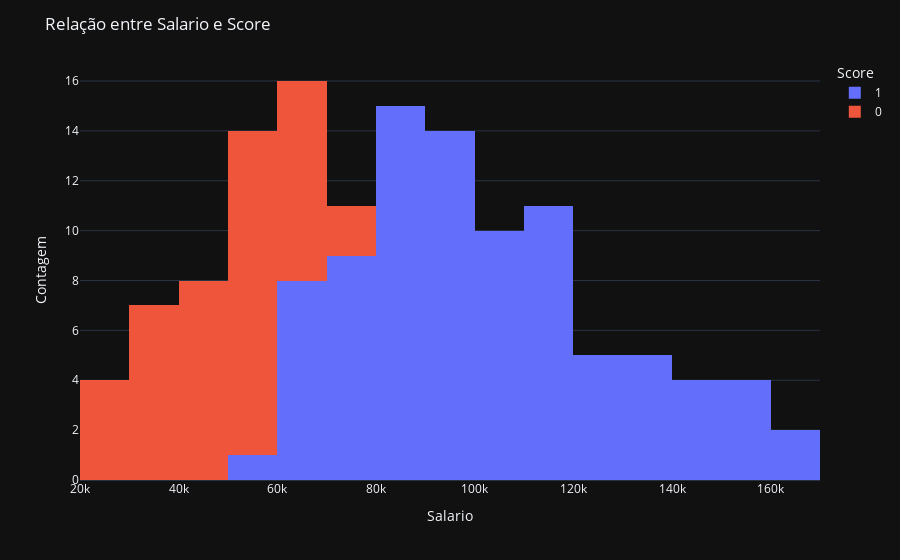

Notebook code for this chart:
### Markdown cell above
Podemos notar que a idade mais avançada reflete sim em maiores salarios

### Code cell
fig = px.histogram(df, x='Income', color='Credit Score_High', barmode='stack')

# Layout
fig.update_layout(title='Relação entre Salario e Score',
                  xaxis_title='Salario',
                  yaxis_title='Contagem',
                  legend_title='Score')
fig.show()

### Figure 1 — Plotly figure (JSON) as saved in the notebook; plotly's stock layout.template omitted (floating-point values rounded to 4 significant figures)
{"data": [{"bingroup": "x", "hovertemplate": "Credit Score_High=1<br>Income=%{x}<br>count=%{y}<extra></extra>", "legendgroup": "1", "marker": {"color": "#636efa", "pattern": {"shape": ""}}, "name": "1", "orientation": "v", "showlegend": true, "x": [50000.0, 100000.0, 75000.0, 125000.0, 100000.0, 150000.0, 80000.0, 70000.0, 115000.0, 60000.0, 75000.0, 65000.0, 105000.0, 80000.0, 130000.0, 105000.0, 155000.0, 85000.0, 110000.0, 95000.0, 140000.0, 72500.0, 100000.0, 90000.0, 130000.0, 67500.0, 92500.0, 82500.0, 122500.0, 62500.0, 87500.0, 77500.0, 112500.0, 85000.0, 117500.0, 90000.0, 142500.0, 110000.0, 160000.0, 90000.0, 115000.0, 97500.0, 145000.0, 75000.0, 105000.0, 95000.0, 135000.0, 117500.0, 90000.0, 142500.0, 115000.0, 162500.0, 95000.0, 120000.0, 102500.0, 150000.0, 77500.0, 110000.0, 97500.0, 137500.0, 67500.0, 95000.0, 87500.0, 127500.0, 62500.0, 87500.0, 77500.0, 112500.0, 85000.0, 117500.0, 90000.0, 82000.0, 95000.0, 85000.0, 105000.0, 105000.0, 80000.0, 130000.0, 105000.0, 155000.0, 85000.0, 67500.0, 92500.0, 82500.0, 122500.0, 62500.0, 87500.0, 77500.0], "xaxis": "x", "yaxis": "y", "type": "histogram"}, {"bingroup": "x", "hovertemplate": "Credit Score_High=0<br>Income=%{x}<br>count=%{y}<extra></extra>", "legendgroup": "0", "marker": {"color": "#EF553B", "pattern": {"shape": ""}}, "name": "0", "orientation": "v", "showlegend": true, "x": [40000.0, 60000.0, 25000.0, 45000.0, 55000.0, 45000.0, 65000.0, 37500.0, 57500.0, 32500.0, 52500.0, 27500.0, 47500.0, 57500.0, 60000.0, 47500.0, 67500.0, 37500.0, 57500.0, 32500.0, 52500.0, 62500.0, 50000.0, 70000.0, 37500.0, 57500.0, 32500.0, 52500.0, 27500.0, 47500.0, 57500.0, 60000.0, 75000.0, 55000.0, 68000.0, 55000.0, 45000.0, 65000.0, 32500.0, 52500.0, 27500.0, 47500.0], "xaxis": "x", "yaxis": "y", "type": "histogram"}], "layout": {"xaxis": {"anchor": "y", "domain": [0.0, 1.0], "title": {"text": "Salario"}}, "yaxis": {"anchor": "x", "domain": [0.0, 1.0], "title": {"text": "Contagem"}}, "legend": {"title": {"text": "Score"}, "tracegroupgap": 0}, "margin": {"t": 60}, "barmode": "stack", "title": {"text": "Relação entre Salario e Score"}}}
